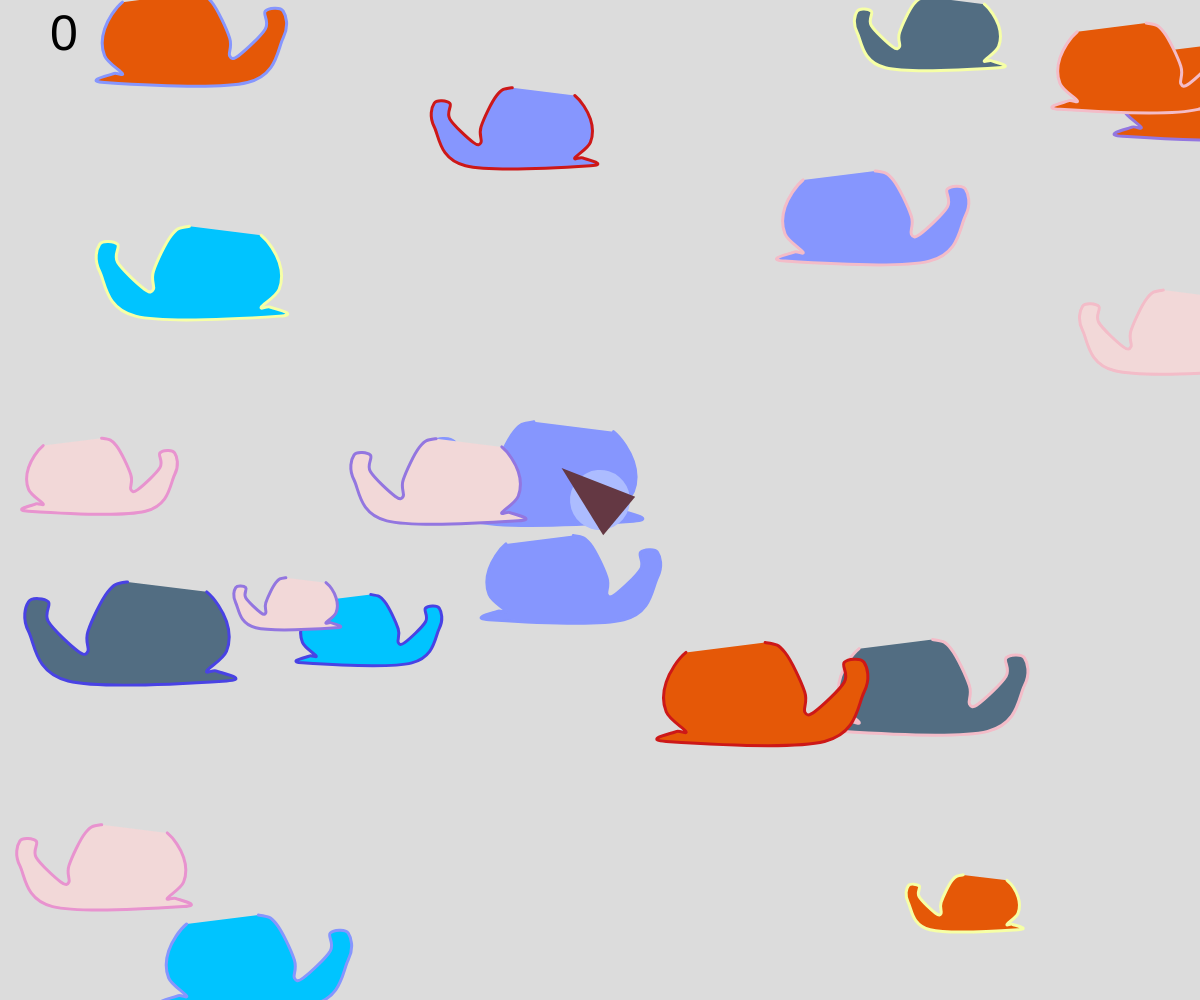
Frame 1 (no input)
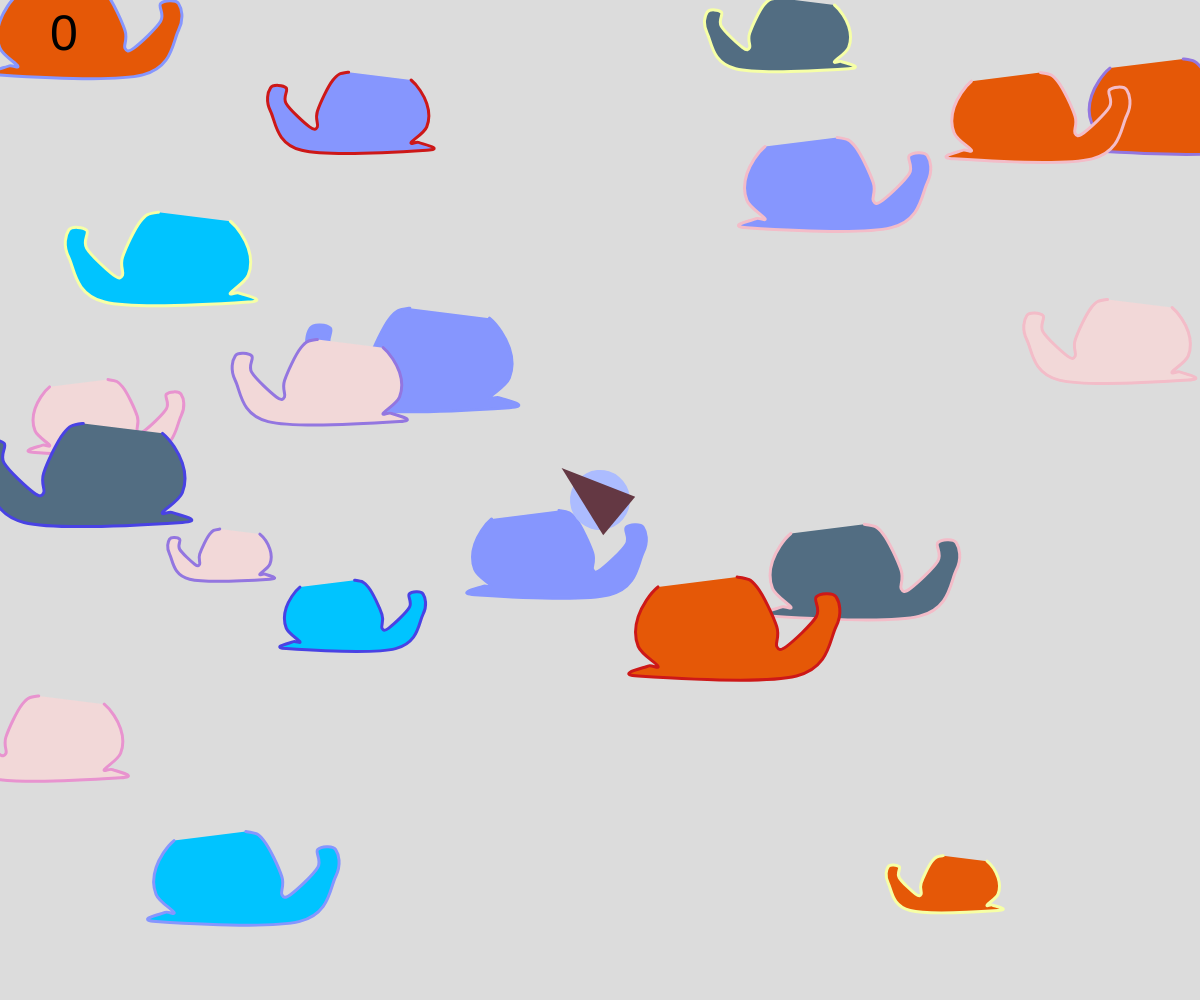
Frame 60 (no input)
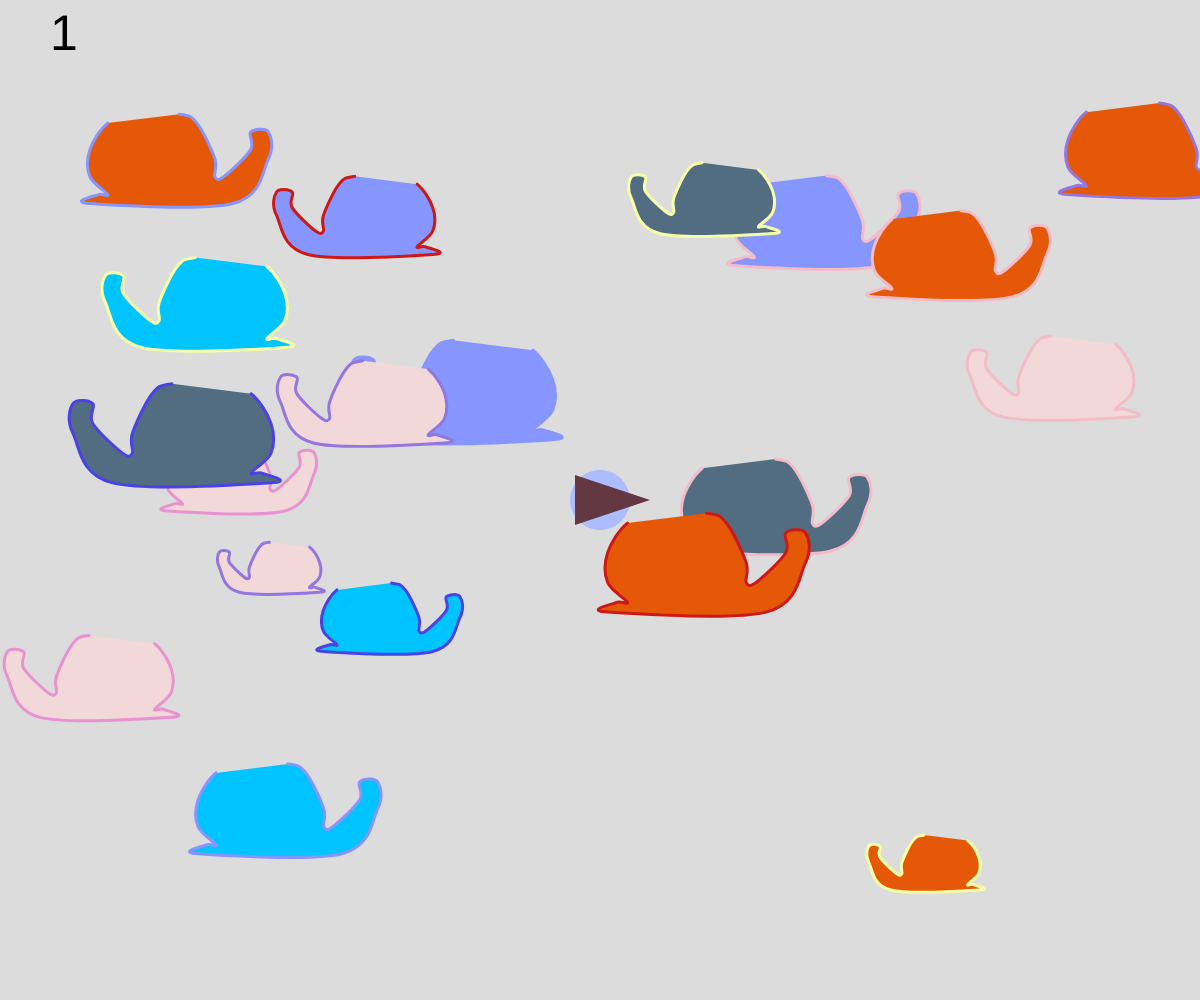
Frame 120 (the mouse pressed at the canvas centre since frame 60)

The p5.js sketch that drew these frames (run headless with seeded random() and noise() and a simulated clock; from frame 60 on, the mouse is pressed at the canvas centre):

// p5.js sketch
// ── sketch.js
let points =  [[3,4], [6,3], [8, 0],[8,-3],[6,-5],[7,-5],[8,-6],[-8,-6],[-12,-1],[-12,2],[-10,2],[-10,0],[-7,-3],[-6,-3],[-6,-1],[-4,3],[-2,+4],[3,4]]; //list資料(鯨魚)
var stroke_colors = "9376E0-E893CF-F3BCC8-F6FFA6-8696FE-CD1818-8696FE-4942E4-8696FE".split("-").map(a=>"#"+a)
var fill_colors = "00C4FF-8696FE-F2D8D8-E55807-526D82".split("-").map(a=>"#"+a)

//粒子，類別
class Obj{  //一隻某某物件的設定
  constructor(args){  //預設值
  this.p = args.p || createVector(random(width),random(height))//位置物件向量
  this.v = createVector(random(-1,1),random(-1,1))//速度向量
  this.size = random(5,10) //（大小）
  this.color = random(fill_colors)//顏色
  this.stroke = random(stroke_colors)
  }
  draw() //把物件畫出來的函數...
  {
  push()
  translate(this.p.x,this.p.y)
  scale((this.v.x<0?1:-1),-1)
  fill(this.color)//填充顏色
stroke(this.stroke)//外框顏色
strokeWeight(3)//外框粗細
beginShape()//開始畫形狀
for(var i =0;i<points.length;i=i+1){
curveVertex(points[i][0]*this.size,points[i][1]*this.size)
}
   endShape()//結束畫形狀
  pop()
  }

  update(){

  //移動的程式碼
  this.p.add(this.v)
  
  //算出滑鼠位置的向量
  let mouseV = createVector(mouseX,mouseY) //將目前滑鼠位置轉成向量值
  let delta = mouseV.sub(this.p).limit(this.v.mag()*2)
  this.p.add(delta)
  
  //碰壁的處理程式碼
  if(this.p.x<=0 || this.p.x >= width) //<0碰到左邊，>width為碰到右邊
  {
    this.v.x = -this.v.x
  }
  if(this.p.y<=0 || this.p.y >= height) //<0碰到左邊，>width為碰到右邊
  {
    this.v.y = -this.v.y
  }
  }
  isBallInRanger(){//判斷有沒有被滑鼠按到
    let d =dist(mouseX,mouseY,this.p.x,this.p.y)//計算滑鼠按下的點與此位置之間的
    if(d<this.size*8){
      return true//距離有在範圍內
    }else{
      return false//距離沒在範圍內
    }
  }
  }

  class Bullet{
    constructor(args){
        this.r = args.r || 10
        this.p = args.p ||  createVector(width/2,height/2)
        this.v = args.v || createVector(mouseX-width/2,mouseY-height/2).limit(6)
        this.color = args.color || "blue"

    }
    draw(){
        push()
        translate(this.p.x,this.p.y)
        fill(this.color)
        noStroke()
        ellipse(0,0,this.r)   
        pop()
    }
    update(){
        this.p.add(this.v)
    }
}


  var ball //代表單一個物件，利用這個變數來做正在處理的物件
  var balls = [] //陣列，放所有的物件資料
  var bullet
var bullets = []
var score = 0

  function setup(){ 
  createCanvas(windowWidth,windowHeight)
    for(j=0;j<20;j=j+1){ //產生20個物件
    ball = new Obj({})
    balls.push(ball)
  }
  }
  
  function draw(){
    background(220);
  
    for(let ball of balls){
    ball.draw()
    ball.update()
    for(let bullet of bullets){
      if(ball.isBallInRanger(bullet.p.x,bullet.p.y))
      {
        score = score +1
        balls.splice(balls.indexOf(ball),1)
        bullets.splice(bullets.indexOf(bullet),1)
  
      }
    }
    }
  for(let ballet of bullets){
    ballet.draw()
    ballet.update()
  }
  
  textSize(50)//計分板大小
  text(score,50,50)

  function mousePressed(){
    bullet = new Bullet({})
    bullets.push(bullet)
    }

  push()
  let dx = mouseX-width/2
  let dy = mouseY-height/2
  let angle = atan2(dy,dx)

  translate(width/2,height/2)
  rotate(angle)
  noStroke()
  fill("#ACBCFF")//顏色
  ellipse(0,0,60)
  fill("#643843")
  triangle(50,0,-25,-25,-25,25)
  pop()
}


function mousePressed(){
  bullet = new Bullet({})
  bullets.push(bullet)
  }
